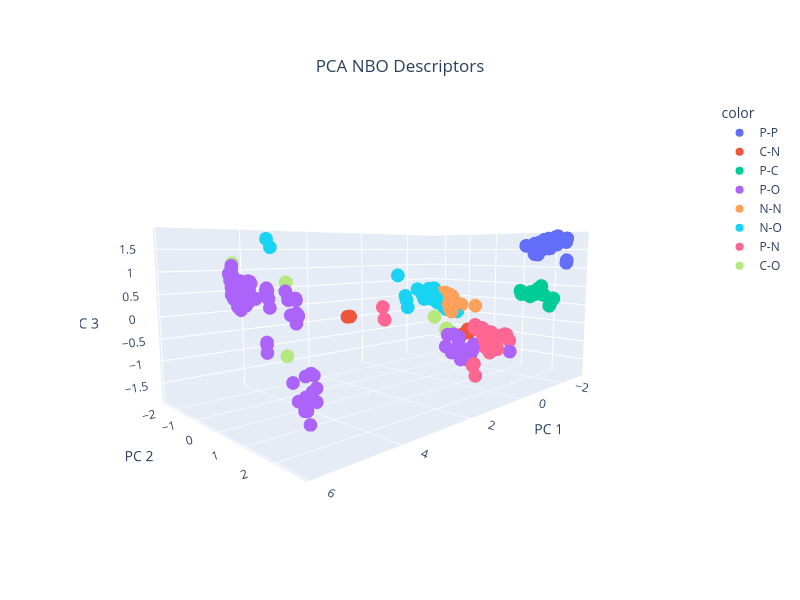

Notebook code for this chart:
### Markdown cell above
### Generate PCA map with NBO descriptors - find out cluster combinations through this

### Code cell
A_B_NBO_values = X_nbo['A-B_NBO'].tolist()
float_values = [float(value) for value in A_B_NBO_values]

A_NBO_values = X_nbo['A_NBO'].tolist()
float_values = [float(value) for value in A_NBO_values]


NBO_dist_2_a_b_diff = X_nbo['NBO-dist-2-a-b-diff'].tolist()
NBO_dist_2_a_b_diff = [float(value) for value in NBO_dist_2_a_b_diff]

NBO_dist_3_2_b_avg_diff = X_nbo['NBO-dist-3-2-b-avg-diff'].tolist()
NBO_dist_3_2_b_avg_diff = [float(value) for value in NBO_dist_2_a_b_diff]

vbur_octant_2 = X_2['% VBur octant 2'].tolist()
vbur_octant_2 = [float(value) for value in vbur_octant_2]


#Create PCA Plot in 3D
pca = PCA(n_components=3)
components = pca.fit_transform(X_nbo)

total_var = pca.explained_variance_ratio_.sum() * 100

fig = px.scatter_3d(
    components,
    x=0,
    y=1,
    z=2,
    color = donor_atom_comb,
    title=f'PCA NBO Descriptors',
    labels={'0': 'PC 1', '1': 'PC 2', '2': 'PC 3'}
)

fig.update_layout(width=800, 
                  height=600,
                  coloraxis_colorbar=dict(
                  title=dict(text="Percent Buried<br>Volume",
                             side="top"),
                  x=0.85,  # Position the legend closer to the scatter plot
                  y=0.5,
                  xanchor='left',
                  yanchor='middle'),
                  title=dict(
                  x=0.5,          # Horizontal position (centered)
                  y=0.9,          # Vertical position (closer to the plot)
                  xanchor='center',
                  yanchor='top'
                    ),
                    scene_camera=dict(
                    eye=dict(x=1.5, y=1.5, z=0.25)
                    ),
                 )
fig.show()

# Save the figure as PNG
fig.write_image("pca_3d_plot_nbo.png",scale=4)

# Save the figure as HTML
fig.write_html("pca_3d_plot_nbo.html")
